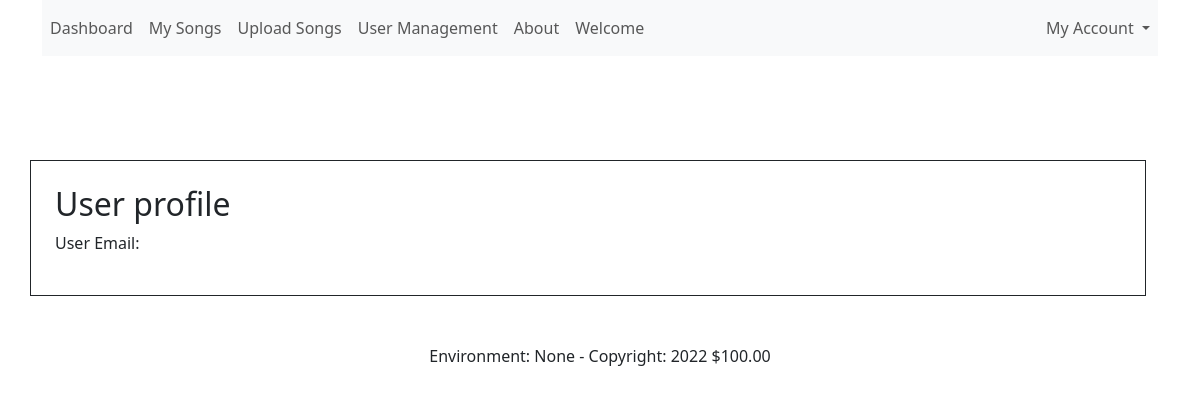
Page /users/2 (signed in) on the earlier database version.
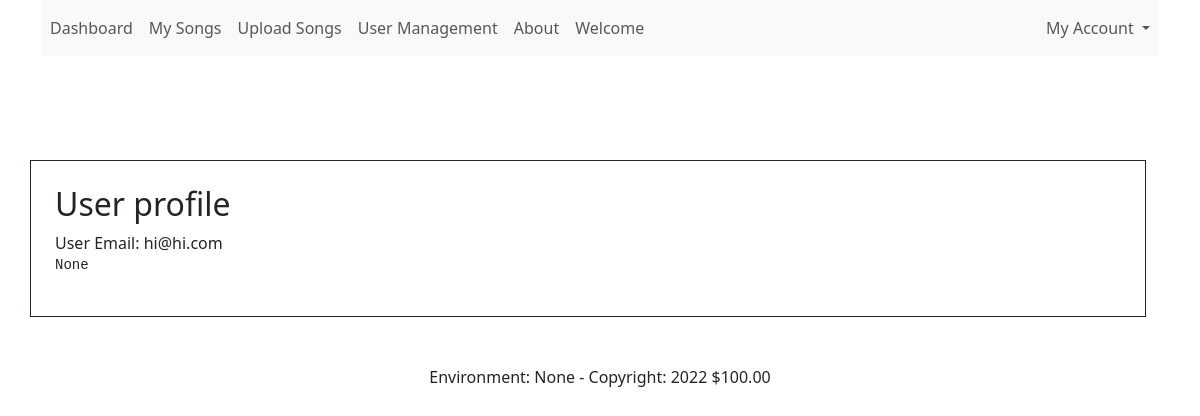
Same page on the later database version.
### app/db/models/__init__.py (models this page shows, shortened)
class User(UserMixin, db.Model):
    __tablename__ = 'users'
    __table_args__ = {'extend_existing': True}
    id = db.Column(db.Integer, primary_key=True)
    email = db.Column(db.String(120), unique=True, nullable=False)
    password = db.Column(db.String(300), nullable=False, unique=True)
    about = db.Column(db.String(300), nullable=True, unique=False)
    authenticated = db.Column(db.Boolean, default=False)
    registered_on = db.Column('registered_on', db.DateTime)
    active = db.Column('is_active', db.Boolean(), nullable=False, server_default='1')
    is_admin = db.Column('is_admin', db.Boolean(), nullable=False, server_default='0')
    songs = db.relationship("Song", back_populates="user", cascade="all, delete", lazy=True)
    def is_active(self):
        return True

### app/auth/__init__.py (the view)
@auth.route('/users/<int:user_id>')
@login_required
def retrieve_user(user_id):
    user = User.query.get(user_id)
    return render_template('profile_view.html', user=user)

### app/__init__.py (called while the page is built)
@login_manager.user_loader
def user_loader(user_id):
    try:
        return User.query.get(int(user_id))
    except:
        return None

### app/context_processors/__init__.py (called while the page is built)
def utility_text_processors():
    message = "hello world"
    form = login_form()
    def deployment_environment():
        return getenv('FLASK_ENV', None)
    def current_year():
        currentDateTime = datetime.datetime.now()
        date = currentDateTime.date()
        year = date.strftime("%Y")
        return year
    def format_price(amount, currency="$"):
        return f"{currency}{amount:.2f}"
    return dict(
        form=form,
        mymessage=message,
        deployment_environment=deployment_environment(),
        year=current_year(),
        format_price=format_price
    )

### app/logging_config/__init__.py (called while the page is built)
@log_con.before_app_request
def before_request_logging():
    current_app.logger.info("Before Request")
    log = logging.getLogger("myApp")
    log.info("My App Logger")

@log_con.after_app_request
def after_request_logging(response):
    if request.path == '/favicon.ico':
        return response
    elif request.path.startswith('/static'):
        return response
    elif request.path.startswith('/bootstrap'):
        return response
    current_app.logger.info("After Request")
    log = logging.getLogger("myApp")
    log.info("My App Logger")
    return response

### app/auth/templates/profile_view.html
{% extends "base.html" %}
{% block content %}
    <div class="row mt-5">
         <div class="border border-1 border-dark mx-auto p-4">
             <h2>User profile</h2>
                User Email: {{ user.email }}
                <pre>{{ user.about }}</pre>
         </div>
    </div>
{% endblock %}

### app/templates/base.html (shortened to what this page needs)
<!doctype html>
<html lang="en">
<head>
    {% block head %}
        {% block styles %}
            {{ bootstrap.load_css() }}
        {% endblock %}
    {% endblock %}
</head>
<body>
<div class="container">
    <div class="row">
        <header class="mb-2">
            {% from 'bootstrap5/nav.html' import render_nav_item %}
            {% from 'bootstrap5/utils.html' import render_messages %}
            {% from 'bootstrap5/form.html' import render_form, render_field, render_form_row %}
            <nav class="navbar navbar-expand-lg navbar-light bg-light">
                <div class="collapse navbar-collapse" id="navbarNavDropdown">
                    <div class="navbar-nav mr-auto">
                        {% if current_user.is_authenticated %}
                            {{ render_nav_item('auth.dashboard','Dashboard' ) }}
                            {{ render_nav_item('songs.songs_browse','My Songs' ) }}
                            {{ render_nav_item('songs.songs_upload','Upload Songs' ) }}
                            {% if current_user.is_admin %}
                                {{ render_nav_item('auth.browse_users','User Management' ) }}
                            {% endif %}
                        {% else %}
                            {{ render_nav_item('simple_pages.index', 'Home') }}
                        {% endif %}
                        {{ render_nav_item('simple_pages.about','About') }}
                        {{ render_nav_item('simple_pages.welcome','Welcome') }}
                    </div>
                </div>
                <div class="navbar-nav d-flex">
                    {% if current_user.is_authenticated %}
                        <li class="nav-item dropdown">
                            <a class="nav-link dropdown-toggle" href="#" id="navbarDarkDropdownMenuLink" role="button"
                               data-bs-toggle="dropdown" aria-expanded="false">
                                My Account
                            </a>
                        </li>
                    {% else %}
                        {{ render_nav_item('auth.register','Register' ) }}
                        {{ render_nav_item('auth.login','Login' ) }}
                    {% endif %}
                </div>
            </nav>
        </header>
    </div>
    <div class="row mt-5">
        {% block content %}
        {% endblock %}
    </div>
</div>
<footer class="text-center mt-5">
    Environment: {{ deployment_environment }} - Copyright: {{ year }} {{ format_price(100) }}
</footer>
</body>
</html>

Differences in the rows shown:
added User: email "hi@hi.com", about "None"
